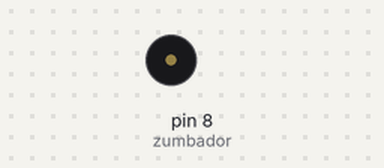
A sketch run on a simulated Arduino Uno, built with avr-gcc and run on an emulated ATmega328P. Shown: buzzer (waves = sounding). What the sketch prints to the serial monitor is not drawn.

Above: at 0.5 s.
Timing chart, 0 to 3.0 s (numbered marks = the images above):
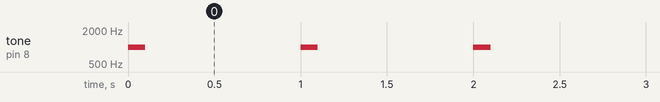

Measured:
- by itself, tone on pin 8 (zumbador): alternates 1000 Hz for 0.10 s and silent for 0.90 s

The sketch:

PruebaZumbador.ino
```cpp
int zumbador=8;
void setup() {
  pinMode(zumbador, OUTPUT);

  Serial.begin(9600);
}

void loop() {
 tone(zumbador, 1000, 100);
 Serial.println("Pi");
 delay(1000);
}
```
